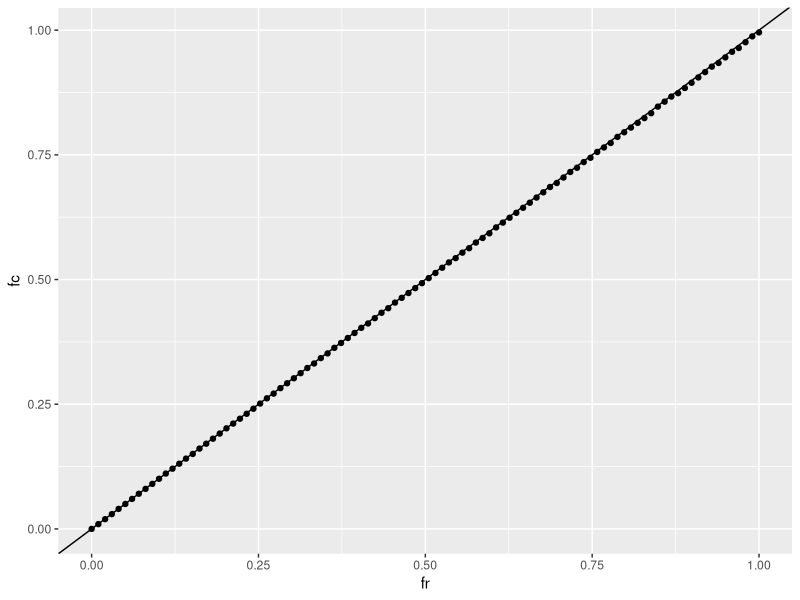

Reproduce this figure in R.
### libraries
require(tidyverse)
require(ggthemes)
require(minpack.lm)

### voltage
Vcc = 5 # Volts

### pullup resistor value
Rknown = 50000 # Ohm, frequency and offset
Vknown = 553/1023*Vcc
Rpullup = (Vcc/Vknown)*(1-Vknown/Vcc)*Rknown # Ohm; spec is 20-50 kOhm
print(Rpullup)

Rknown = 20000 # Ohm, duration
Vknown = 360/1023*Vcc
Rpullup = (Vcc/Vknown)*(1-Vknown/Vcc)*Rknown # Ohm; spec is 20-50 kOhm
print(Rpullup)

Rknown = 10000 # Ohm, options
Vknown = 235/1023*Vcc
Rpullup = (Vcc/Vknown)*(1-Vknown/Vcc)*Rknown # Ohm; spec is 20-50 kOhm
print(Rpullup)

Rpullup = 37500 # Ohms

### voltage divider formula
Vout = function(Rpot, Rup=Rpullup, Vin=Vcc) { Vin*Rpot/(Rpullup+Rpot) }

### Rpot value by position
Rpot = function(positionFraction, Rmax) { Rmax*positionFraction }

### analogRead by voltage
Aread = function(Vout, Vin=Vcc) { as.integer(Vout/Vin*1023) }

### calculate the pot fraction
Fraction = function(Aread, Rpot, Rp=Rpullup) {
	Aread*Rp/(Rpot*(1024-Aread))
}

### Simulation
sim = data_frame(
	fr = seq(from=0, to=1, len=100),
	Rmax = 50000,
	Rpot = Rpot(fr, Rmax),
	Vout = Vout(Rpot),
	Aread = Aread(Vout),
	fc = Fraction(Aread, Rmax)
)
tail(sim)

qplot(fr,fc,data=sim) + geom_abline(slope=1,intercept=0)
